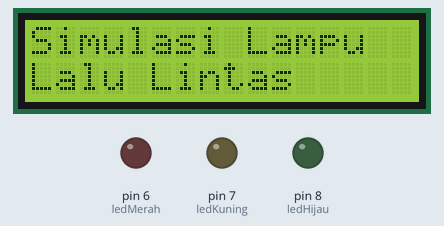
Simulated run of this sketch. Board: Arduino Uno, built with avr-gcc and run on an emulated ATmega328P. Parts: 16×2 character LCD, output pins drawn as LEDs (lit = HIGH).

Above: at 0.1 s.
At 2.1 s:
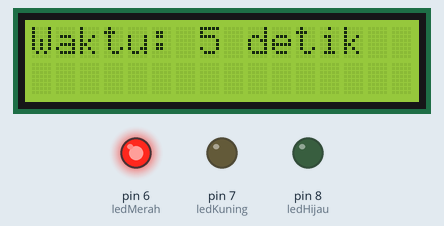
At 8.1 s:
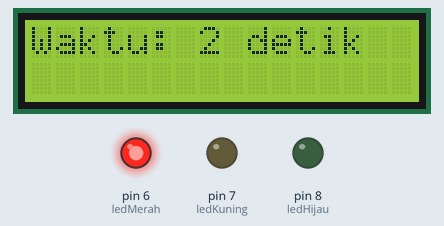
At 14.1 s:
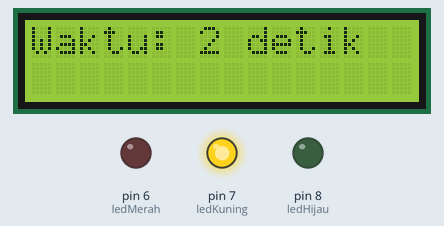
At 26.1 s:
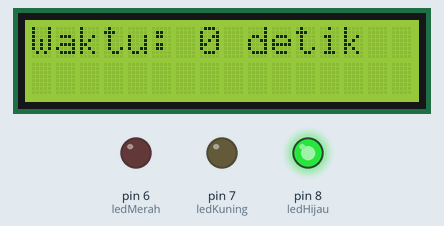
At 38.2 s:
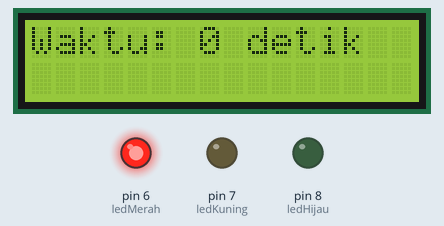
Timing chart, 0 to 39.7 s (numbered marks = the images above):
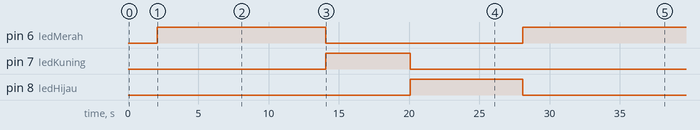

The sketch:

sketch.ino
```cpp
#include <LiquidCrystal.h>

// Inisialisasi pin LCD
LiquidCrystal lcd(12, 11, 5, 4, 3, 2);

// Inisialisasi pin LED
int ledMerah = 6;
int ledKuning = 7;
int ledHijau = 8;

void setup() {
  // Set pin LED sebagai output
  pinMode(ledMerah, OUTPUT);
  pinMode(ledKuning, OUTPUT);
  pinMode(ledHijau, OUTPUT);

  // Inisialisasi LCD dengan jumlah kolom dan baris
  lcd.begin(16, 2);
  // Tampilkan pesan awal di LCD
  lcd.print("Simulasi Lampu");
  lcd.setCursor(0, 1);
  lcd.print("Lalu Lintas");
  delay(2000);
  lcd.clear();
}

void loop() {
  // Merah menyala selama 3 detik
  digitalWrite(ledMerah, HIGH);
  digitalWrite(ledKuning, LOW);
  digitalWrite(ledHijau, LOW);
  hitungMundur(5); // Hitung mundur 5 detik

  // Kuning menyala selama 2 detik
  digitalWrite(ledMerah, LOW);
  digitalWrite(ledKuning, HIGH);
  digitalWrite(ledHijau, LOW);
  hitungMundur(2); // Hitung mundur 5 detik

  // Hijau menyala selama 3 detik
  digitalWrite(ledMerah, LOW);
  digitalWrite(ledKuning, LOW);
  digitalWrite(ledHijau, HIGH);
  hitungMundur(3); // Hitung mundur 5 detik
}

void hitungMundur(int detik) {
  for (int i = detik; i >= 0; i--) {
    lcd.setCursor(0, 0);
    lcd.print("Waktu: ");
    lcd.print(i);
    lcd.print(" detik");
    delay(2000); // Tunda 2 detik
  }
  lcd.clear();
} 
```

Measured:
- by itself, pin 6 (ledMerah): LOW → HIGH at 2.1 s, → LOW 12.0 s later, → HIGH 14.0 s later
- by itself, pin 7 (ledKuning): LOW → HIGH at 14.1 s, → LOW 6.0 s later
- by itself, pin 8 (ledHijau): LOW → HIGH at 20.1 s, → LOW 8.0 s later
- what the display in image 1 shows lasts 2.0 s, from 2.1 s to 4.1 s
